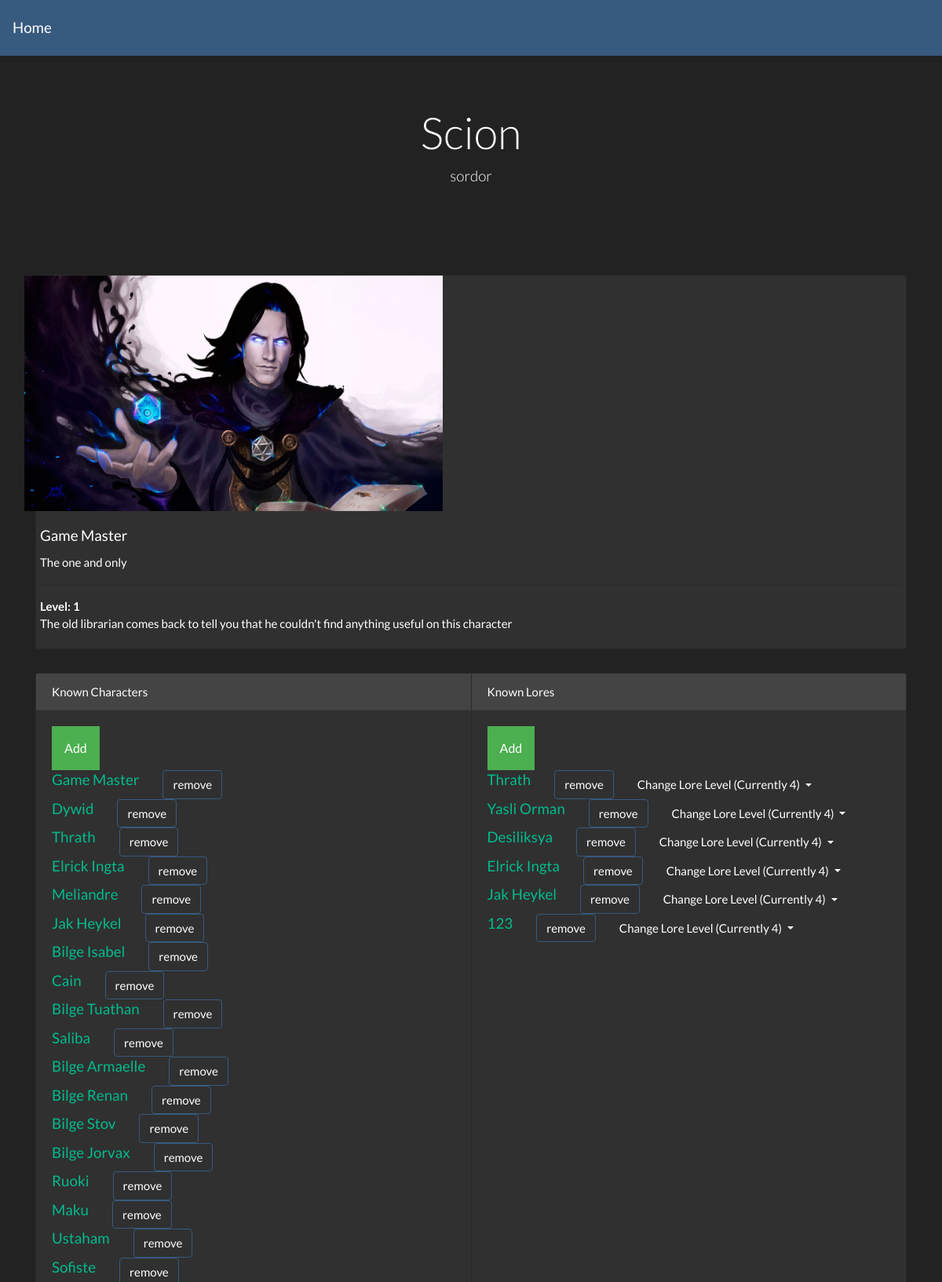
The app's page /campaigns/5/5/characters/5 (signed in, upper part) with its own data.
### mainapp/models.py (models this page shows, shortened)
class Campaign(models.Model):
    name = models.CharField(max_length=100, null=False, unique=True)
    description = models.CharField(max_length=10000, null=False)
    players = models.ManyToManyField(User, related_name="players", blank=True)
    game_master = models.ForeignKey(User, on_delete=models.SET_NULL, null=True, related_name="game_master")
    setting = models.ForeignKey(Setting, on_delete=models.SET_NULL, related_name="setting", null=True, blank=True)

class Character(models.Model):
    name = models.CharField(max_length=100, null=False, unique=False)
    image = models.ImageField(upload_to="media", null=True, default="images/default_char.jpg")
    description = models.CharField(max_length=10000, blank=True)
    campaign = models.ForeignKey("Campaign", on_delete=models.CASCADE, null=True)
    user = models.ForeignKey(User, on_delete=models.SET_NULL, null=True, blank=True)
    known_characters = models.ManyToManyField("Character", blank=True)
    known_locations = models.ManyToManyField("Location", blank=True)
    own_lore = models.ForeignKey("Lore", on_delete=models.SET_NULL, null=True, blank=True, related_name="own_lore")
    known_lores = models.ManyToManyField("Lore", blank=True, related_name="known_lores", through="KnownLoreCharacter")
    sessions = models.ManyToManyField("Session", blank=True, related_name="character_sessions", through="CharacterSession")

class KnownLoreCharacter(models.Model):
    character = models.ForeignKey("Character", on_delete=models.CASCADE)
    lore = models.ForeignKey("Lore", on_delete=models.CASCADE)
    level = models.IntegerField(default=1,
                                null=False, unique=False)

class Lore(models.Model):
    campaign = models.ManyToManyField(Campaign)
    type = models.CharField(max_length=100, null=False, choices=LORE_TYPES)
    title = models.CharField(max_length=100, null=False, unique=True)
    text_level1 = models.TextField(blank=True, null=True)
    text_level2 = models.TextField(blank=True, null=True)
    text_level3 = models.TextField(blank=True, null=True)
    text_level4 = models.TextField(blank=True, null=True)

### mainapp/views.py (the view)
# urls.py: path('campaigns/<int:pk>/<int:charid>/characters/<int:knowncharid>', CharacterProfileView.as_view(),
class CharacterProfileView(View):
    template_name = 'character.html'
    def get(self, request, **kwargs):
        char_id = self.kwargs['charid']
        known_char_id = self.kwargs['knowncharid']
        char = Character.objects.get(id=char_id)
        known_char = Character.objects.get(id=known_char_id)
        campaign_id = self.kwargs['pk']
        campaign = Campaign.objects.get(id=campaign_id)
        knownlores = KnownLoreCharacter.objects.filter(character=known_char_id)
        try:
            own_lore_knownlore = KnownLoreCharacter.objects.get(character=char_id, lore=known_char.own_lore.id)
        except Exception:
            own_lore_knownlore = None
        knownlorelevels = list()
        if own_lore_knownlore:
            for i in range(1, own_lore_knownlore.level + 1):
                knownlorelevels.append(own_lore_knownlore.lore.text_of_level(i))
        else:
            knownlorelevels.append(
                "The old librarian comes back to tell you that he couldn't find anything useful on this character")
        context = dict()
        context['campaign'] = campaign
        context['character'] = known_char
        context['current_char'] = char
        context['knownlores'] = knownlores
        context['own_lore_knownlore'] = knownlorelevels
        return render(request, self.template_name, context)
    @method_decorator(user_passes_test(lambda u: u.is_authenticated))
    def dispatch(self, *args, **kwargs):
        return super(CharacterProfileView, self).dispatch(*args, **kwargs)

### mainapp/templates/character.html (shortened to what this page needs)
{% extends 'campaign-layout.html' %}
{% block campaign_name %} {{ campaign.name }}{% endblock %}
{% block gm_name %} {{ campaign.game_master.username }}{% endblock %}
{% block content %}
    <div class="card">
        <div class="row">
            <img class="card-image" src="{{ character.image.url }}" style="height: 300px">
            <div class="card-body" style="position: relative">
                <h5 class="card-title">{{ character.name }}</h5>
                <p class="card-text">{{ character.description }}</p>
                <hr>
                {% for loretext in own_lore_knownlore %}
                    <b><p class="card-text">Level: {{ forloop.counter }}</p></b>
                    <p class="card-text">{{ loretext }}</p>
                {% endfor %}
            </div>
        </div>
    </div>
    {% if character.campaign.game_master == user %}
        <div class="card-group" style="margin-bottom: 15px; margin-top: 15px">
            <div class="card" style="margin-top: 15px">
                <div class="card-header">Known Characters</div>
                <div class="card-body">
                    <div class="dropdown">
                        <button onclick="myFunction1()" class="dropbtn">Add</button>
                        {% for knowncharacter in character.known_characters.all %}
                            <form class="form-inline"
                                  action="{% url 'known-character-remove' pk=request.resolver_match.kwargs.pk charid=current_char.id knowncharid=character.id toremovecharid=knowncharacter.id %}"
                                  method="post">
                                <a href="{% url 'character-profile' pk=request.resolver_match.kwargs.pk charid=current_char.id knowncharid=knowncharacter.id %}">
                                    <h5 class="card-title">{{ knowncharacter.name }}</h5>
                                </a>
                                <button type="submit" class="btn btn-primary bg-dark" style="margin-left: 30px">
                                    remove
                                </button>
                            </form>
                        {% endfor %}
                    </div>
                </div>
            </div>
            <div class="card" style="margin-top: 15px">
                <div class="card-header">Known Lores</div>
                <div class="card-body">
                    <div class="dropdown">
                        <button onclick="myFunction2()" class="dropbtn">Add</button>
                    </div>
                    {% for knownlore in knownlores %}
                        <form class="form-inline"
                              action="{% url 'known-lore-remove' pk=request.resolver_match.kwargs.pk charid=current_char.id knowncharid=character.id toremoveloreid=knownlore.lore.id %}"
                              method="post">
                            <a href="{% url 'lore-profile' pk=request.resolver_match.kwargs.pk charid=current_char.id loreid=knownlore.lore.id %}">
                                <h5 class="card-title">{{ knownlore.lore.title }}</h5>
                            </a>
                            <button type="submit" class="btn btn-primary bg-dark" style="margin-left: 30px">remove
                            </button>
                            <div class="dropdown" style="margin-left: 30px">
                                <a data-toggle="dropdown" class="dropdown-toggle">Change
                                    Lore Level (Currently {{ knownlore.level }})
                                    <b class="caret"></b></a>
                            </div>
                        </form>
                    {% endfor %}
                </div>
            </div>
        </div>
    {% endif %}
{% endblock %}

### mainapp/templates/character.html (style rules this page uses)
.dropbtn { background-color: #4CAF50; color: white; padding: 16px; font-size: 16px; border: none; cursor: pointer; }
.dropdown { position: relative; display: inline-block; }

### records on screen
Campaign: name "Scion", game_master.username "sordor"
Character: image (picture), name "Game Master", description "The one and only"
Character: name "Dywid"
Character: name "Thrath"
Character: name "Elrick Ingta"
Character: name "Meliandre"
Character: name "Jak Heykel"
Character: name "Bilge Isabel"
Character: name "Cain"
Character: name "Bilge Tuathan"
Character: name "Saliba"
Character: name "Bilge Armaelle"
Character: name "Bilge Renan"
Character: name "Bilge Stov"
Character: name "Bilge Jorvax"
Character: name "Ruoki"
Character: name "Maku"
Character: name "Ustaham"
Character: name "Sofiste"
KnownLoreCharacter: lore "Thrath", level "4"
KnownLoreCharacter: lore "Yasli Orman", level "4"
KnownLoreCharacter: lore "Desiliksya", level "4"
KnownLoreCharacter: lore "Elrick Ingta", level "4"
KnownLoreCharacter: lore "Jak Heykel", level "4"
KnownLoreCharacter: lore "123", level "4"

### other values on screen
{{ loretext }} "The old librarian comes back to tell you that he couldn't find anything useful on this character"
